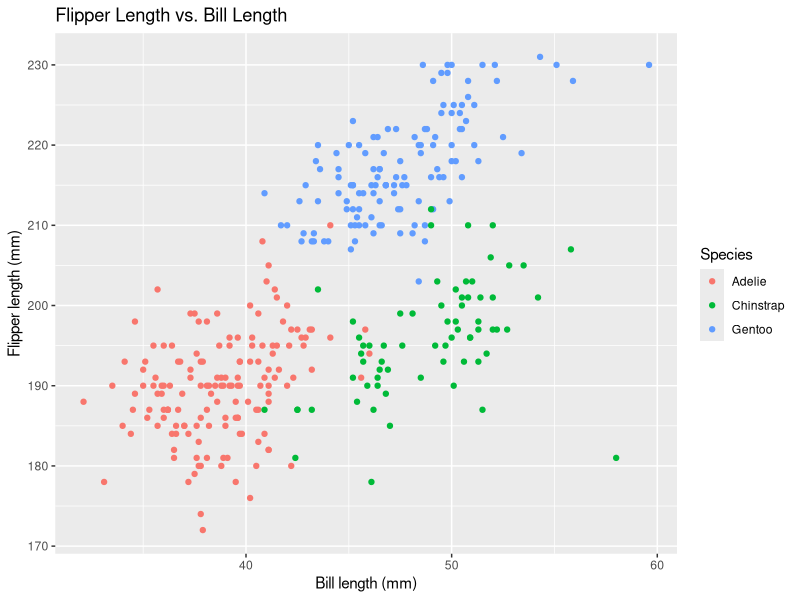
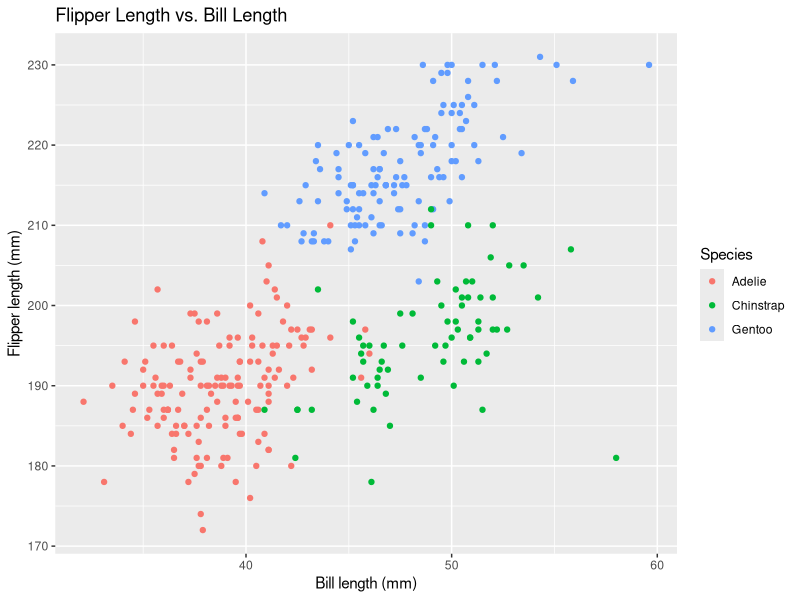

These charts were generated, in order, by the following R code:
## ---- chunk 1
library(tidyverse)
data("penguins", package = "palmerpenguins")
## ---- chunk 2
ggplot(
  penguins,
  aes(
    x = bill_length_mm,
    y = flipper_length_mm,
    color = species
  )
) +
  geom_point() +
  labs(
    x = "Bill length (mm)",
    y = "Flipper length (mm)",
    color = "Species",
    title = "Flipper Length vs. Bill Length"
  )
ggsave(
  "penguins_scatterplot.png",
  width = 7,
  height = 5
)
## ---- chunk 3
library(tidyverse)

set.seed(123)

# Create the data frame
mydataframe_df <- tibble(
  norm_samp = rnorm(10),
  norm_samp_pos = norm_samp > 0,
  character_var = c(
    "a", "b", "c", "d", "e",
    "f", "g", "h", "i", "j"
  ),
  factor_var = factor(
    c("low", "medium", "high", "low", "medium", "high", "low", "medium", "high", "low"
    )
  )
)
## ---- chunk 4
mean(pull(mydataframe_df, norm_samp))
mean(pull(mydataframe_df, norm_samp_pos))
mean(pull(mydataframe_df, character_var))
mean(pull(mydataframe_df, factor_var))
## ---- chunk 5
as.numeric(pull(mydataframe_df, norm_samp_pos))
as.numeric(pull(mydataframe_df, character_var))
as.numeric(pull(mydataframe_df, factor_var))
